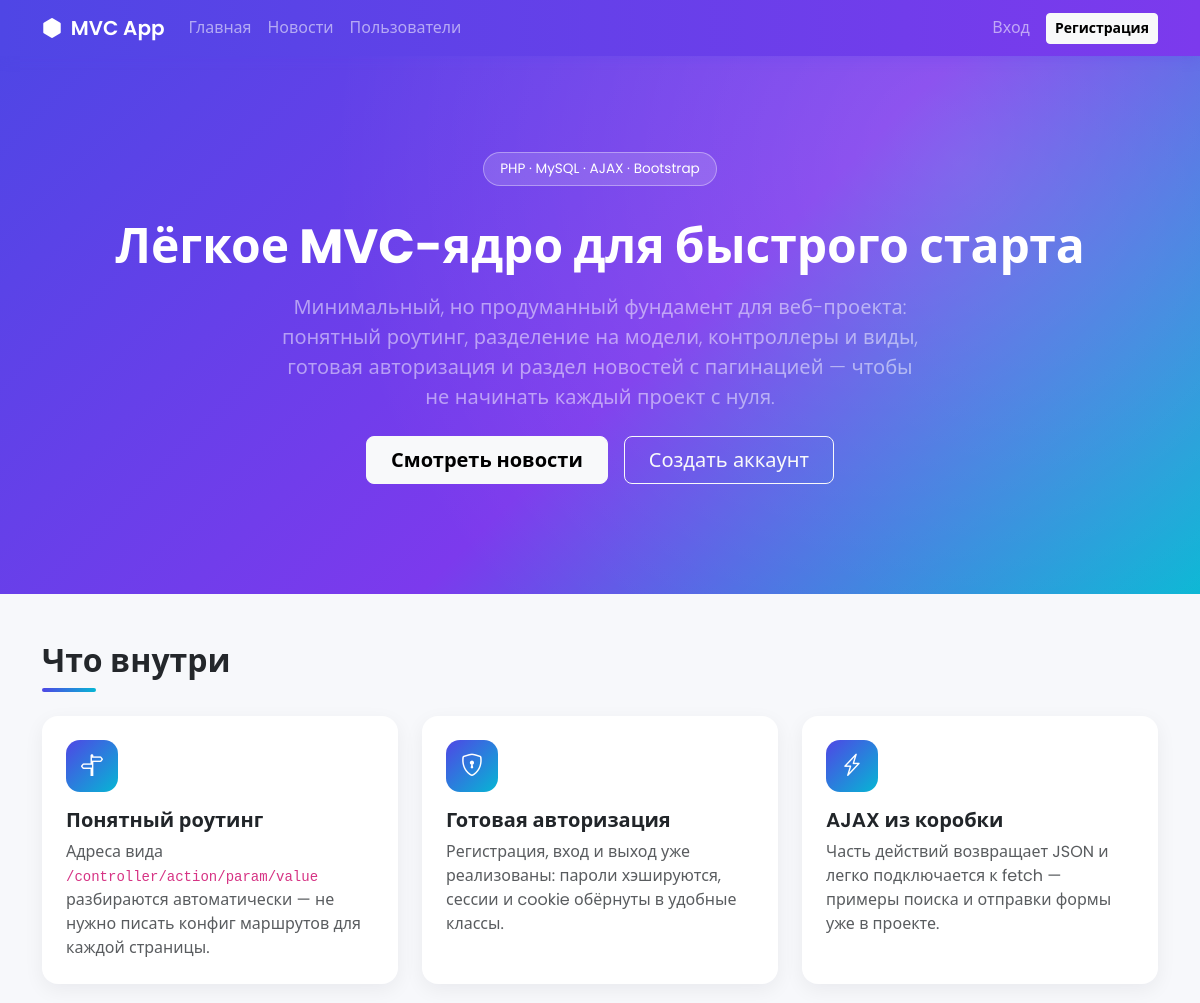
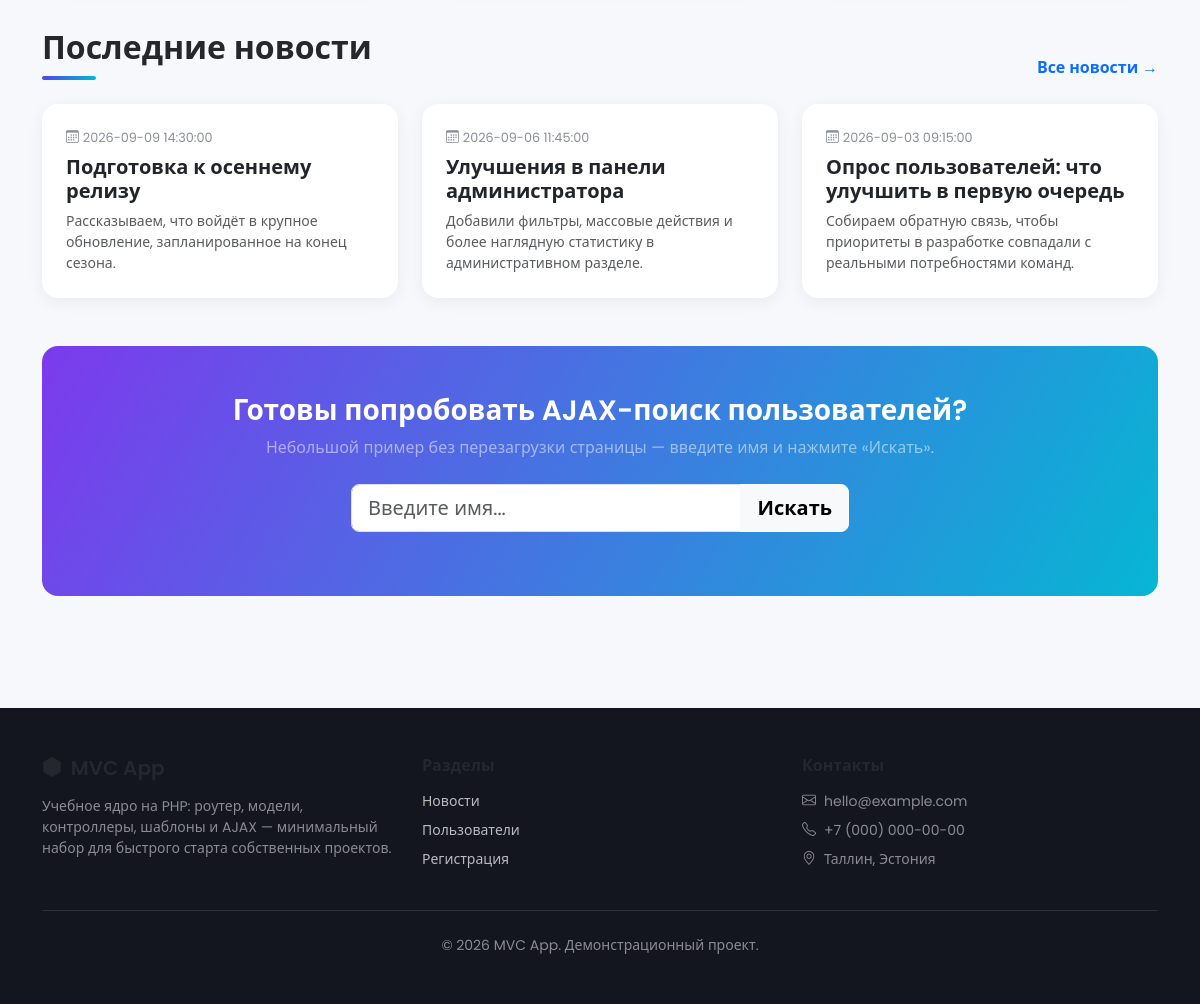
The page / on the database its author committed (2 pictures, top to bottom).
### tables this page shows
CREATE TABLE IF NOT EXISTS news (
    id INT UNSIGNED AUTO_INCREMENT PRIMARY KEY,
    title VARCHAR(200) NOT NULL,
    slug VARCHAR(220) NOT NULL UNIQUE,
    excerpt VARCHAR(500) NOT NULL,
    content TEXT NOT NULL,
    created_at DATETIME NOT NULL
);

### core/View.php (called while the page is built, shortened)
<?php
class View
{
    private string $viewsPath;
    public function __construct()
    {
        $this->viewsPath = BASE_PATH . '/app/views/';
    }
    public function render(string $viewPath, array $data = []): void
    {
        $content = $this->renderPartial($viewPath, $data);
        $templateFile = $this->viewsPath . 'template.php';
        $templateData = array_merge($data, ['content' => $content]);
        extract($templateData, EXTR_SKIP);
        require $templateFile;
    }
    public function renderPartial(string $viewPath, array $data = []): string
    {
        $file = $this->viewsPath . $viewPath . '.php';
        extract($data, EXTR_SKIP);
        require $file;
        return ob_get_clean();
    }
}

### core/Controller.php (called while the page is built, shortened)
<?php
abstract class Controller
{
    protected View $view;
    public function __construct(array $params = [])
    {
        $this->view   = new View();
    }
    protected function render(string $viewPath, array $data = []): void
    {
        $this->view->render($viewPath, $data);
    }
}

### app/controllers/MainController.php (called while the page is built)
<?php
class MainController extends Controller
{
    public function indexAction(): void
    {
        $newsModel = $this->model('news');
        $this->render('main/index', [
            'title'      => 'Главная страница',
            'latestNews' => $newsModel->getLatest(3),
        ]);
    }
}

### core/Router.php (called while the page is built, shortened)
<?php
class Router
{
    private string $actionName     = DEFAULT_ACTION;
    private array  $params         = [];
    private function actionMethod(): string
    {
        $name = preg_replace('/[^a-zA-Z0-9_]/', '', $this->actionName);
        return lcfirst($name) . 'Action';
    }
    public function run(): void
    {
        $controller = new $controllerClass($this->params);
        $method = $this->actionMethod();
        $controller->$method($this->params);
    }
}

### index.php (called while the page is built, shortened)
<?php
$router = new Router();
$router->run();

### core/Db.php (called while the page is built, shortened)
<?php
class Db
{
    private PDO $pdo;
    private function __construct()
    {
        $dsn = 'mysql:host=' . DB_HOST . ';dbname=' . DB_NAME . ';charset=' . DB_CHARSET;
        try {
            $this->pdo = new PDO($dsn, DB_USER, DB_PASS, [
                PDO::ATTR_ERRMODE            => PDO::ERRMODE_EXCEPTION,
                PDO::ATTR_DEFAULT_FETCH_MODE => PDO::FETCH_ASSOC,
                PDO::ATTR_EMULATE_PREPARES   => false,
            ]);
        } catch (PDOException $e) {
            if (DEBUG) {
                die('Ошибка подключения к БД: ' . $e->getMessage());
            }
            die('Ошибка подключения к базе данных.');
        }
    }
    public function query(string $sql, array $params = []): PDOStatement
    {
        $stmt = $this->pdo->prepare($sql);
        $stmt->execute($params);
        return $stmt;
    }
    public function all(string $sql, array $params = []): array
    {
        return $this->query($sql, $params)->fetchAll();
    }
}

### app/models/NewsModel.php (called while the page is built, shortened)
<?php
class NewsModel extends Model
{
    public function getLatest(int $limit = 3): array
    {
        $limit = max(1, $limit);
        return $this->db->all("SELECT id, title, slug, excerpt, created_at FROM news ORDER BY created_at DESC LIMIT {$limit}");
    }
}

### core/Session.php (called while the page is built, shortened)
<?php
class Session
{
    public static function has(string $key): bool
    {
        return isset($_SESSION[$key]);
    }
}

### app/views/main/index.php (the view, shortened to what this page needs)
<section class="hero-section text-center">
    <div class="container">
        <span class="hero-badge mb-3">PHP · MySQL · AJAX · Bootstrap</span>
        <h1 class="display-5 fw-bold mt-3 mb-3">Лёгкое MVC-ядро для быстрого старта</h1>
        <p class="lead text-white-50 mb-4 mx-auto" style="max-width: 640px;">
            Минимальный, но продуманный фундамент для веб-проекта: понятный роутинг,
            разделение на модели, контроллеры и виды, готовая авторизация
            и раздел новостей с пагинацией — чтобы не начинать каждый проект с нуля.
        </p>
        <div class="d-flex gap-3 justify-content-center flex-wrap">
            <a href="<?= BASE_URL ?>news/index" class="btn btn-light btn-lg fw-semibold px-4">Смотреть новости</a>
            <a href="<?= BASE_URL ?>auth/register" class="btn btn-outline-light btn-lg px-4">Создать аккаунт</a>
        </div>
    </div>
</section>
<section class="container py-5">
    <h2 class="section-title mb-4">Что внутри</h2>
    <div class="row g-4">
        <div class="col-md-4">
            <div class="card feature-card p-4">
                <div class="feature-icon mb-3"><i class="bi bi-signpost-split"></i></div>
                <h5 class="fw-semibold">Понятный роутинг</h5>
                <p class="text-muted mb-0">
                    Адреса вида <code>/controller/action/param/value</code> разбираются
                    автоматически — не нужно писать конфиг маршрутов для каждой страницы.
                </p>
            </div>
        </div>
        <div class="col-md-4">
            <div class="card feature-card p-4">
                <div class="feature-icon mb-3"><i class="bi bi-shield-lock"></i></div>
                <h5 class="fw-semibold">Готовая авторизация</h5>
                <p class="text-muted mb-0">
                    Регистрация, вход и выход уже реализованы: пароли хэшируются,
                    сессии и cookie обёрнуты в удобные классы.
                </p>
            </div>
        </div>
        <div class="col-md-4">
            <div class="card feature-card p-4">
                <div class="feature-icon mb-3"><i class="bi bi-lightning-charge"></i></div>
                <h5 class="fw-semibold">AJAX из коробки</h5>
                <p class="text-muted mb-0">
                    Часть действий возвращает JSON и легко подключается к fetch —
                    примеры поиска и отправки формы уже в проекте.
                </p>
            </div>
        </div>
    </div>
</section>
<section class="container pb-5">
    <div class="d-flex justify-content-between align-items-end mb-4">
        <h2 class="section-title mb-0">Последние новости</h2>
        <a href="<?= BASE_URL ?>news/index" class="text-decoration-none fw-semibold">Все новости &rarr;</a>
    </div>
    <?php if (empty($latestNews)): ?>
        <p class="text-muted">Пока нет ни одной новости.</p>
    <?php else: ?>
        <div class="row g-4">
            <?php foreach ($latestNews as $news): ?>
                <div class="col-md-4">
                    <div class="card news-card p-4">
                        <div class="news-date mb-2">
                            <i class="bi bi-calendar3 me-1"></i><?= htmlspecialchars($news['created_at']) ?>
                        </div>
                        <h5 class="fw-semibold">
                            <a class="text-decoration-none text-dark" href="<?= BASE_URL ?>news/view/slug/<?= urlencode($news['slug']) ?>">
                                <?= htmlspecialchars($news['title']) ?>
                            </a>
                        </h5>
                        <p class="text-muted small mb-0"><?= htmlspecialchars($news['excerpt']) ?></p>
                    </div>
                </div>
            <?php endforeach; ?>
        </div>
    <?php endif; ?>
</section>
<section class="container pb-5">
    <div class="p-5 rounded-4 text-center text-white" style="background: linear-gradient(120deg, var(--brand-2), var(--brand-3));">
        <h3 class="fw-semibold mb-2">Готовы попробовать AJAX-поиск пользователей?</h3>
        <p class="mb-4 text-white-50">Небольшой пример без перезагрузки страницы — введите имя и нажмите «Искать».</p>
        <div class="row justify-content-center">
            <div class="col-md-6">
                <div class="input-group input-group-lg">
                    <input type="text" id="search-input" class="form-control" placeholder="Введите имя...">
                    <button id="search-btn" class="btn btn-light fw-semibold">Искать</button>
                </div>
            </div>
        </div>
    </div>
</section>

### app/views/template.php (shortened to what this page needs)
<!DOCTYPE html>
<html lang="ru">
<head>
    <link href="https://cdn.jsdelivr.net/npm/bootstrap@5.3.3/dist/css/bootstrap.min.css" rel="stylesheet">
    <link rel="stylesheet" href="https://cdn.jsdelivr.net/npm/bootstrap-icons@1.11.3/font/bootstrap-icons.min.css">
    <link rel="stylesheet" href="<?= BASE_URL ?>public/css/style.css">
</head>
<body>
<nav class="navbar navbar-expand-lg navbar-dark sticky-top main-navbar">
    <div class="container">
        <a class="navbar-brand fw-semibold" href="<?= BASE_URL ?>">
            <i class="bi bi-hexagon-fill me-1"></i> MVC App
        </a>
        <div class="collapse navbar-collapse" id="mainNav">
            <ul class="navbar-nav me-auto mb-2 mb-lg-0">
                <li class="nav-item"><a class="nav-link" href="<?= BASE_URL ?>">Главная</a></li>
                <li class="nav-item"><a class="nav-link" href="<?= BASE_URL ?>news/index">Новости</a></li>
                <li class="nav-item"><a class="nav-link" href="<?= BASE_URL ?>user/index">Пользователи</a></li>
            </ul>
            <ul class="navbar-nav align-items-lg-center gap-lg-2">
                <?php if (Session::has('user_id')): ?>
                    <li class="nav-item">
                        <span class="nav-link text-white-50">
                            <i class="bi bi-person-circle me-1"></i><?= htmlspecialchars(Session::get('user_name')) ?>
                        </span>
                    </li>
                    <li class="nav-item">
                        <a class="btn btn-outline-light btn-sm" href="<?= BASE_URL ?>auth/logout">Выйти</a>
                    </li>
                <?php else: ?>
                    <li class="nav-item"><a class="nav-link" href="<?= BASE_URL ?>auth/login">Вход</a></li>
                    <li class="nav-item">
                        <a class="btn btn-light btn-sm fw-semibold" href="<?= BASE_URL ?>auth/register">Регистрация</a>
                    </li>
                <?php endif; ?>
            </ul>
        </div>
    </div>
</nav>
<main>
    <?= $content ?>
</main>
<footer class="site-footer">
    <div class="container py-5">
        <div class="row g-4">
            <div class="col-md-4">
                <h5 class="fw-semibold mb-3"><i class="bi bi-hexagon-fill me-1"></i> MVC App</h5>
                <p class="text-white-50 small">
                    Учебное ядро на PHP: роутер, модели, контроллеры, шаблоны и AJAX —
                    минимальный набор для быстрого старта собственных проектов.
                </p>
            </div>
            <div class="col-md-4">
                <h6 class="fw-semibold mb-3">Разделы</h6>
                <ul class="list-unstyled small">
                    <li class="mb-2"><a href="<?= BASE_URL ?>news/index" class="footer-link">Новости</a></li>
                    <li class="mb-2"><a href="<?= BASE_URL ?>user/index" class="footer-link">Пользователи</a></li>
                    <li class="mb-2"><a href="<?= BASE_URL ?>auth/register" class="footer-link">Регистрация</a></li>
                </ul>
            </div>
            <div class="col-md-4">
                <h6 class="fw-semibold mb-3">Контакты</h6>
                <ul class="list-unstyled small text-white-50">
                    <li class="mb-2"><i class="bi bi-envelope me-2"></i>hello@example.com</li>
                    <li class="mb-2"><i class="bi bi-telephone me-2"></i>+7 (000) 000-00-00</li>
                    <li class="mb-2"><i class="bi bi-geo-alt me-2"></i>Таллин, Эстония</li>
                </ul>
            </div>
        </div>
        <hr class="border-secondary my-4">
        <p class="text-white-50 small mb-0 text-center">© <?= date('Y') ?> MVC App. Демонстрационный проект.</p>
    </div>
</footer>
</body>
</html>

### public/css/style.css (style rules this page uses)
:root { --brand-1: #4f46e5; --brand-2: #7c3aed; --brand-3: #06b6d4; }
body { font-family: 'Poppins', system-ui, sans-serif; background: #f7f8fb; color: #24272b; }
.main-navbar { background: linear-gradient(90deg, var(--brand-1), var(--brand-2)); box-shadow: 0 2px 12px rgba(79, 70, 229, .25); }
.hero-section { background: linear-gradient(135deg, var(--brand-1), var(--brand-2) 55%, var(--brand-3)); color: #fff; padding: 96px 0 110px; position: relative; overflow: hidden; }
.hero-section::after { content: ""; position: absolute; inset: 0; background: radial-gradient(circle at 80% 20%, rgba(255,255,255,.15), transparent 60%); }
.hero-section .container { position: relative; z-index: 1; }
.hero-badge { background: rgba(255,255,255,.15); border: 1px solid rgba(255,255,255,.35); border-radius: 999px; padding: 6px 16px; font-size: .85rem; display: inline-block; }
.feature-card { border: none; border-radius: 16px; background: #fff; box-shadow: 0 6px 20px rgba(24, 24, 40, .06); transition: transform .2s ease, box-shadow .2s ease; height: 100%; }
.feature-icon { width: 52px; height: 52px; border-radius: 14px; display: flex; align-items: center; justify-content: center; font-size: 1.4rem; color: #fff; background: linear-gradient(135deg, var(--brand-1), var(--brand-3)); }
.news-card { border: none; border-radius: 16px; box-shadow: 0 4px 16px rgba(24, 24, 40, .06); transition: transform .2s ease, box-shadow .2s ease; height: 100%; }
.news-date { font-size: .8rem; color: #8a8f98; }
.section-title { font-weight: 600; position: relative; padding-bottom: 12px; }
.section-title::after { content: ""; position: absolute; left: 0; bottom: 0; width: 54px; height: 4px; border-radius: 4px; background: linear-gradient(90deg, var(--brand-1), var(--brand-3)); }
.site-footer { background: #14161f; margin-top: 64px; }
.footer-link { color: rgba(255,255,255,.7); text-decoration: none; }

### rows shown on the page
news: created_at "2026-09-09 14:30:00", title "Подготовка к осеннему релизу", excerpt "Рассказываем, что войдёт в крупное обновление, запланированное на конец сезона."
news: created_at "2026-09-06 11:45:00", title "Улучшения в панели администратора", excerpt "Добавили фильтры, массовые действия и более наглядную статистику в административном разделе."
news: created_at "2026-09-03 09:15:00", title "Опрос пользователей: что улучшить в первую очередь", excerpt "Собираем обратную связь, чтобы приоритеты в разработке совпадали с реальными потребностями команд."
